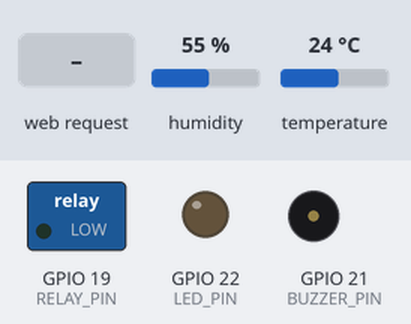
Bench run of a sketch on a simulated ESP32. Shown: switched loads named in the sketch (green lamp = pin HIGH), output pins drawn as LEDs (lit = HIGH), buzzer (waves = sounding, pin HIGH). The test bench sets the inputs (shaded band); at power-on: humidity 55 %, temperature 24 °C. WiFi joins after 1.5 s; servers stay silent unless stated; what the sketch prints to the serial monitor is not drawn.

Above: at 3.2 s.
3.3 s: HTTP request GET / received
At 4.2 s:
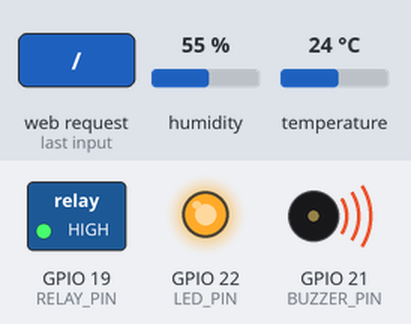
Timing chart, 0 to 6.3 s (numbered marks = the images above; inputs shaded):
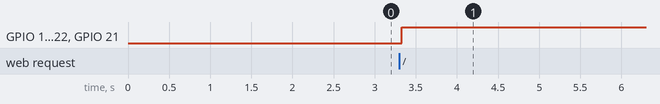

Measured:
- after the input at 3.3 s, GPIO 19 (RELAY_PIN), GPIO 22 (LED_PIN), GPIO 21 (BUZZER_PIN): LOW → HIGH at once

The sketch:

Version-2.ino
```cpp
#include <BLEDevice.h>
#include <BLEUtils.h>
#include <BLEScan.h>
#include <BLEAdvertisedDevice.h>

#include <WiFi.h>
#include <DHT.h>
#include <ESPAsyncWebServer.h>

// Pin Definitions
#define SOIL_MOISTURE_PIN 34   // GPIO34 for Soil Moisture (Analog)
#define DHT_PIN 4              // GPIO4 for DHT11
#define RELAY_PIN 19           // GPIO19 for Relay
#define BUZZER_PIN 21          // GPIO21 for Buzzer
#define LED_PIN 22             // GPIO22 for LED

// DHT11 Setup
#define DHT_TYPE DHT11
DHT dht(DHT_PIN, DHT_TYPE);

// Wi-Fi Credentials
const char* ssid = "Caesium";
const char* password = "helloworld";

// Threshold for soil moisture sensor
int soilMoistureThreshold = 2000; // Adjust based on sensor calibration

// Create an instance of the server
AsyncWebServer server(80);

void setup() {
    // Start Serial Monitor
    Serial.begin(115200);

    // Set pin modes
    pinMode(SOIL_MOISTURE_PIN, INPUT);
    pinMode(RELAY_PIN, OUTPUT);
    pinMode(BUZZER_PIN, OUTPUT);
    pinMode(LED_PIN, OUTPUT);

    // Start DHT sensor
    dht.begin();

    // Start Wi-Fi with a timeout
    Serial.println("Connecting to WiFi...");
    WiFi.begin(ssid, password);

    int timeout = 20; // 20 seconds timeout
    while (WiFi.status() != WL_CONNECTED && timeout > 0) {
        delay(1000);
        Serial.print(".");
        timeout--;
    }

    if (WiFi.status() == WL_CONNECTED) {
        Serial.println("\nWiFi connected!");
        Serial.print("IP Address: ");
        Serial.println(WiFi.localIP());
    } else {
        Serial.println("\nWiFi connection failed! Running offline mode.");
    }

    // Handle root URL
    server.on("/", HTTP_GET, [](AsyncWebServerRequest *request){
        String html = "<html><body><h1>Smart Irrigation System</h1>";

        // Read Soil Moisture
        int soilMoistureValue = analogRead(SOIL_MOISTURE_PIN);
        html += "<p>Soil Moisture: " + String(soilMoistureValue) + "</p>";

        // Read Temperature and Humidity
        float humidity = dht.readHumidity();
        float temperature = dht.readTemperature();

        if (isnan(humidity) || isnan(temperature)) {
            html += "<p>Failed to read from DHT sensor!</p>";
        } else {
            html += "<p>Temperature: " + String(temperature) + " °C</p>";
            html += "<p>Humidity: " + String(humidity) + " %</p>";
        }

        // Control the Pump, Buzzer, and LED based on Soil Moisture
        if (soilMoistureValue > soilMoistureThreshold) {  // If soil is dry
            html += "<p>Soil Moisture Low! Watering...</p>";
            digitalWrite(RELAY_PIN, HIGH);  // Turn on the pump
            digitalWrite(BUZZER_PIN, HIGH); // Turn on buzzer
            digitalWrite(LED_PIN, HIGH);    // Turn on LED
        } else {
            html += "<p>Soil Moisture Sufficient.</p>";
            digitalWrite(RELAY_PIN, LOW);  // Turn off the pump
            digitalWrite(BUZZER_PIN, LOW); // Turn off buzzer
            digitalWrite(LED_PIN, LOW);    // Turn off LED
        }

        html += "</body></html>";

        // Send the HTML content as the response
        request->send(200, "text/html", html);
    });

    // Start the server
    server.begin();
}

void loop() {
    // Nothing needed here for now; all logic is handled by the web server
}
```
